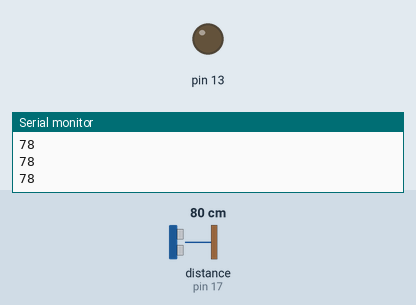
A sketch run on a simulated Arduino Uno, built with avr-gcc and run on an emulated ATmega328P. Parts: output pins drawn as LEDs (lit = HIGH), the last lines printed to the serial monitor. Wiring (inferred from the names in the program): ultrasonic range finder: trigger pin 16; echo pin 17. The test bench sets the inputs (shaded band); at power-on: distance to the obstacle (sensor on pin 17) 80 cm. The echo pulse lasts 58.3 µs per cm; pins used as bus, display or sensor lines are not drawn.

Above: at 2.2 s.
2.3 s: distance to the obstacle (sensor on pin 17) set to 97 cm
3.8 s: distance to the obstacle (sensor on pin 17) set to 105 cm
At 5.0 s:
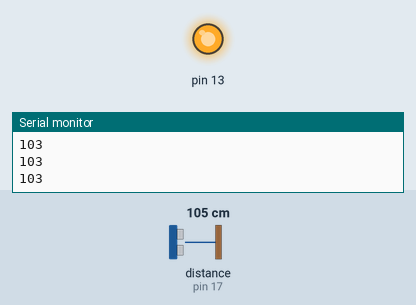
5.3 s: distance to the obstacle (sensor on pin 17) set to 2 cm
At 6.5 s:
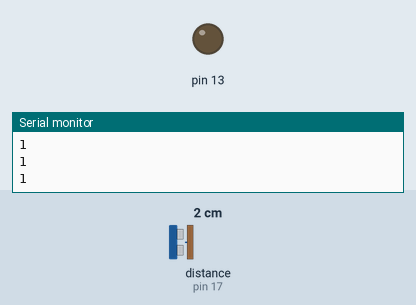
6.8 s: distance to the obstacle (sensor on pin 17) set to 120 cm
At 8.3 s:
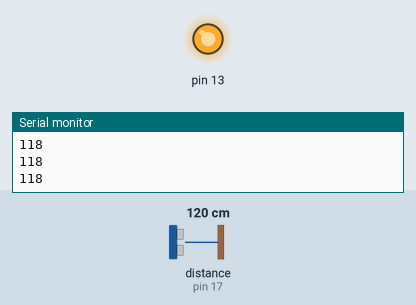
Timing chart, 0 to 9.4 s (numbered marks = the images above; inputs shaded):
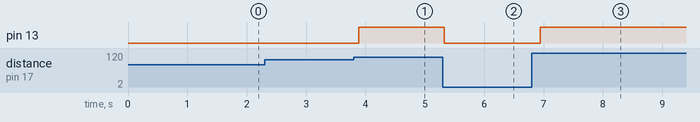

The sketch:

3_distance2.ino
```cpp
#include "hc_sr04.h"
Distance distance;
#include "led.h"
Led led1(32);
Led led2(13);
Led led3(26);
Led led4(25);
Led led5(22);
Led led6(23);

void setup(void)
{
	Serial.begin(115200);
	delay(1000);
}

void loop(void)
{
	int d=distance.get();
	Serial.println(d);

	if (d>100) led2.on();
	else led2.off();
	if (d>75 && d<100) led3.on();
	else led3.off();
	if (d>50 && d<75) led4.on();
	else led4.off();
	if (d>25 && d<50) led5.on();
	else led5.off();
	if (d>10 && d<25) led6.on();
	else led6.off();
	if (d<10) led1.on();
	else led1.off();
	delay(200);
}
```

hc_sr04.h
```cpp
const int trigPin = 16;
const int echoPin = 17;
#define SOUND_SPEED 0.034
#define CM_TO_INCH 0.393701

class Distance {
public:
	long duration;
	float distanceCm;

	Distance(void) {
		pinMode(trigPin, OUTPUT);
		pinMode(echoPin, INPUT);
	}

	float get() {
		digitalWrite(trigPin, LOW);
		delayMicroseconds(2);
		digitalWrite(trigPin, HIGH);
		delayMicroseconds(10);
		digitalWrite(trigPin, LOW);

		duration = pulseIn(echoPin, HIGH);
		distanceCm = duration * SOUND_SPEED/2;
		//Serial.println(distanceCm);
		return(int(distanceCm));
	}
};
```

led.h
```cpp
class Led {
public:
	int pin;
	Led(int _pin) {
		pin=_pin;
	  pinMode(pin, OUTPUT);
	}

	void on() {
	  digitalWrite(pin,1);
	}

	void off() {
	  digitalWrite(pin,0);
	}

	void on_off(int _on, int _off) {
		on();
		delay(_on);
		off();
		delay(_off);
	}
};
```

Measured:
- the behaviour switches between 102 and 103 cm on distance to the obstacle (sensor on pin 17) (found by bisection; images 0 and 1)
- after the input at 3.8 s, pin 13: LOW → HIGH after 0.09 s
- after the input at 5.3 s, pin 13: HIGH → LOW at once
- after the input at 6.8 s, pin 13: LOW → HIGH after 0.14 s
